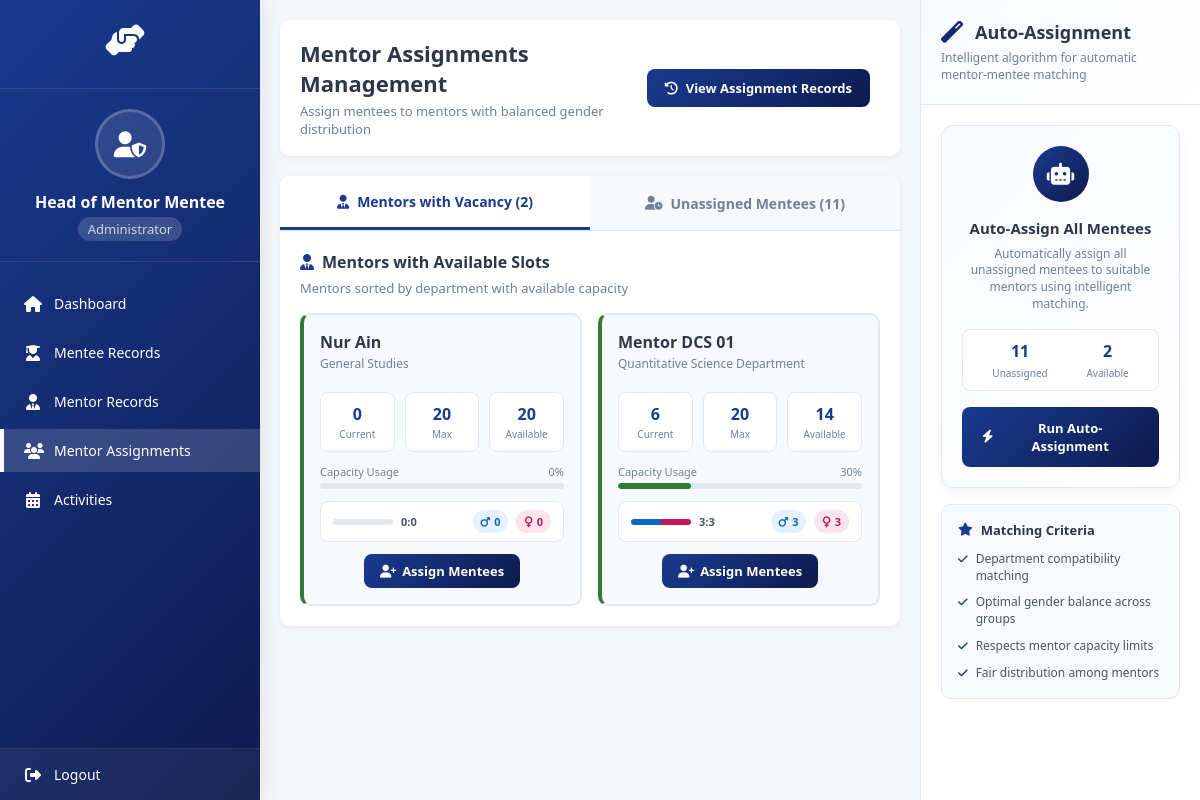
Screenshot of /mmms/head/assignments/ (signed in) with the database file from the repository.
### system/models.py (models this page shows, shortened)
class Mentor(models.Model):
    user = models.OneToOneField(settings.AUTH_USER_MODEL, on_delete=models.CASCADE)
    profile_picture = models.ImageField(upload_to='mentor_profile_pictures/', null=True, blank=True)
    MentorID = models.CharField(max_length=12, primary_key=True)
    MentorName = models.CharField(max_length=100)
    MentorEmail = models.EmailField()
    MentorPhone = models.CharField(max_length=15)
    MentorIC = models.CharField(max_length=15)
    MentorAddress = models.CharField(max_length=255)
    MentorPostcode = models.CharField(max_length=10)
    MentorCity = models.CharField(max_length=50)
    MentorState = models.CharField(max_length=50)
    MentorRace = models.CharField(max_length=50)
    MentorReligion = models.CharField(max_length=50)
    MentorDepartment = models.CharField(max_length=100)
    MaxMentees = models.IntegerField(default=20)
    CurrentMentees = models.IntegerField(default=0)
    MentorJoinDate = models.DateField()
    def get_male_mentees_count(self):
        return self.assignments.filter(
            assignment_status='active',
            mentee__MenteeGender='male'
        ).count()
    def get_female_mentees_count(self):
        return self.assignments.filter(
            assignment_status='active',
            mentee__MenteeGender='female'
        ).count()
    def get_mentee_gender_distribution(self):
        male_count = self.get_male_mentees_count()
        female_count = self.get_female_mentees_count()
        return {'male': male_count, 'female': female_count}

### system/views.py (the view, shortened to what this page needs)
# urls.py: path('head/assignments/', views.mentor_assignments, name='mentor_assignments'),
@login_required
def mentor_assignments(request):
    if request.user.role != 'head':
        messages.error(request, 'Access denied. Head role required.')
        return redirect('homepage')
    mentors = Mentor.objects.all().order_by('MentorDepartment')
    assigned_mentee_ids = MentorMenteeAssignment.objects.filter(
        assignment_status='active'
    ).values_list('mentee_id', flat=True)
    unassigned_mentees = Mentee.objects.exclude(MenteeID__in=assigned_mentee_ids)
    mentors_with_vacancy = []
    total_vacancy = 0
    for mentor in mentors:
        current_assignments = MentorMenteeAssignment.objects.filter(
            mentor=mentor,
            assignment_status='active'
        ).count()
        mentor.current_assignments_count = current_assignments
        mentor.available_slots = mentor.MaxMentees - current_assignments
        if current_assignments < mentor.MaxMentees:
            mentors_with_vacancy.append(mentor)
            total_vacancy += mentor.available_slots
    balanced_assignments = 0
    for mentor in mentors:
        gender_dist = mentor.get_mentee_gender_distribution()
        if gender_dist['male'] > 0 and gender_dist['female'] > 0:
            balanced_assignments += 1
    context = {
        'mentors': mentors,
        'unassigned_mentees': unassigned_mentees,
        'mentors_with_vacancy': mentors_with_vacancy,
        'total_vacancy': total_vacancy,
        'balanced_assignments': balanced_assignments,
    }
    return render(request, 'mentor_assignments.html', context)

### system/templates/mentor_assignments.html (shortened to what this page needs)
<!DOCTYPE html>
<html lang="en">
<head>
    <link rel="stylesheet" href="https://cdnjs.cloudflare.com/ajax/libs/font-awesome/6.4.0/css/all.min.css">
</head>
<body>
    <div class="sidebar">
        <div class="logo-section">
            <div class="logo">
                <i class="fas fa-hands-helping"></i>
            </div>
        </div>
        <div class="user-info">
            <div class="user-avatar">
                <i class="fas fa-user-shield"></i>
            </div>
            <div class="user-name">Head of Mentor Mentee</div>
            <div class="user-role">Administrator</div>
        </div>
        <ul class="nav-menu">
            <li class="nav-item">
                <a href="{% url 'head_homepage' %}" class="nav-link">
                    <i class="fas fa-home"></i>
                    <span class="nav-text">Dashboard</span>
                </a>
            </li>
            <li class="nav-item">
                <a href="{% url 'manage_mentees' %}" class="nav-link">
                    <i class="fas fa-user-graduate"></i>
                    <span class="nav-text">Mentee Records</span>
                </a>
            </li>
            <li class="nav-item">
                <a href="{% url 'manage_mentors' %}" class="nav-link">
                    <i class="fas fa-user-tie"></i>
                    <span class="nav-text">Mentor Records</span>
                </a>
            </li>
            <li class="nav-item">
                <a href="{% url 'mentor_assignments' %}" class="nav-link active">
                    <i class="fas fa-users"></i>
                    <span class="nav-text">Mentor Assignments</span>
                </a>
            </li>
            <li class="nav-item">
                <a href="{% url 'mentor_mentee_activities' %}" class="nav-link">
                    <i class="fas fa-calendar-alt"></i>
                    <span class="nav-text">Activities</span>
                </a>
            </li>
        </ul>
        <div class="sidebar-footer">
            <div class="nav-item logout-item">
                <a href="{% url 'logout' %}" class="logout-link">
                    <i class="fas fa-sign-out-alt"></i>
                    <span class="nav-text">Logout</span>
                </a>
            </div>
        </div>
    </div>
    <div class="right-sidebar">
        <div class="right-sidebar-header">
            <div class="right-sidebar-title">
                <i class="fas fa-magic"></i>
                Auto-Assignment
            </div>
            <div class="right-sidebar-subtitle">
                Intelligent algorithm for automatic mentor-mentee matching
            </div>
        </div>
        <div class="right-sidebar-content">
            <div class="auto-assign-card">
                <div class="auto-assign-icon">
                    <i class="fas fa-robot"></i>
                </div>
                <div class="auto-assign-title">Auto-Assign All Mentees</div>
                <div class="auto-assign-desc">
                    Automatically assign all unassigned mentees to suitable mentors using intelligent matching.
                </div>
                <div class="auto-assign-stats">
                    <div class="stat-item">
                        <div class="stat-value">{{ unassigned_mentees|length }}</div>
                        <div class="stat-label">Unassigned</div>
                    </div>
                    <div class="stat-item">
                        <div class="stat-value">{{ mentors_with_vacancy|length }}</div>
                        <div class="stat-label">Available</div>
                    </div>
                </div>
                <form method="POST" style="margin: 0; width: 100%;">
                    <button type="submit" name="auto_assign_smart" class="btn-action btn-primary" {% if not unassigned_mentees %}disabled{% endif %}>
                        <i class="fas fa-bolt"></i>
                        Run Auto-Assignment
                    </button>
                </form>
            </div>
            <div class="algorithm-features">
                <div class="features-title">
                    <i class="fas fa-star"></i>
                    Matching Criteria
                </div>
                <div class="features-list">
                    <div class="feature-item">
                        <i class="fas fa-check"></i>
                        <span>Department compatibility matching</span>
                    </div>
                    <div class="feature-item">
                        <i class="fas fa-check"></i>
                        <span>Optimal gender balance across groups</span>
                    </div>
                    <div class="feature-item">
                        <i class="fas fa-check"></i>
                        <span>Respects mentor capacity limits</span>
                    </div>
                    <div class="feature-item">
                        <i class="fas fa-check"></i>
                        <span>Fair distribution among mentors</span>
                    </div>
                </div>
            </div>
        </div>
    </div>
    <div class="main-content">
        <div class="content-header">
            <div class="header-content">
                <h1>Mentor Assignments Management</h1>
                <p>Assign mentees to mentors with balanced gender distribution</p>
            </div>
            <div class="header-right">
                <a href="{% url 'assignment_history' %}" class="history-btn">
                    <i class="fas fa-history"></i>
                    View Assignment Records
                </a>
            </div>
        </div>
        <div class="tabs-container">
            <div class="tabs-nav">
                <button class="tab-btn active" data-tab="mentors-tab">
                    <i class="fas fa-user-tie"></i>
                    Mentors with Vacancy ({{ mentors_with_vacancy|length }})
                </button>
                <button class="tab-btn" data-tab="mentees-tab">
                    <i class="fas fa-user-clock"></i>
                    Unassigned Mentees ({{ unassigned_mentees|length }})
                </button>
            </div>
            <div class="tab-content active" id="mentors-tab">
                <h2 class="section-title">
                    <i class="fas fa-user-tie"></i>
                    Mentors with Available Slots
                </h2>
                <p style="color: #718096; margin-bottom: 16px; font-size: 13px;">Mentors sorted by department with available capacity</p>
                {% if mentors_with_vacancy %}
                <div class="mentor-grid">
                    {% for mentor in mentors_with_vacancy %}
                    <div class="mentor-card {% if mentor.available_slots >= 10 %}high-vacancy{% elif mentor.available_slots >= 5 %}medium-vacancy{% else %}low-vacancy{% endif %}">
                        <div class="mentor-header">
                            <div class="mentor-info">
                                <div class="mentor-name">{{ mentor.MentorName }}</div>
                                <div class="mentor-department">{{ mentor.MentorDepartment }}</div>
                            </div>
                        </div>
                        <div class="mentor-stats-container">
                            <div class="mentor-stat">
                                <div class="mentor-stat-value">{{ mentor.current_assignments_count }}</div>
                                <div class="mentor-stat-label">Current</div>
                            </div>
                            <div class="mentor-stat">
                                <div class="mentor-stat-value">{{ mentor.MaxMentees }}</div>
                                <div class="mentor-stat-label">Max</div>
                            </div>
                            <div class="mentor-stat">
                                <div class="mentor-stat-value">{{ mentor.available_slots }}</div>
                                <div class="mentor-stat-label">Available</div>
                            </div>
                        </div>
                        <div class="capacity-indicator">
                            <div class="capacity-label">
                                <span>Capacity Usage</span>
                                <span>{% widthratio mentor.current_assignments_count mentor.MaxMentees 100 %}%</span>
                            </div>
                            <div class="capacity-bar">
                                <div class="capacity-fill {% if mentor.available_slots >= 10 %}high{% elif mentor.available_slots >= 5 %}medium{% else %}low{% endif %}"
                                    style="width: {% widthratio mentor.current_assignments_count mentor.MaxMentees 100 %}%">
                                </div>
                            </div>
                        </div>
                        <div class="gender-balance">
                            <div class="gender-ratio">
                                <div class="ratio-indicator">
                                    {% with male=mentor.get_male_mentees_count female=mentor.get_female_mentees_count total=mentor.current_assignments_count %}
                                    {% if total > 0 %}
                                    <div class="ratio-fill male" style="width: {% widthratio male total 100 %}%"></div>
                                    <div class="ratio-fill female" style="width: {% widthratio female total 100 %}%; left: {% widthratio male total 100 %}%"></div>
                                    {% endif %}
                                    {% endwith %}
                                </div>
                                <div class="ratio-text">
                                    {% with male=mentor.get_male_mentees_count female=mentor.get_female_mentees_count %}
                                    {{ male }}:{{ female }}
                                    {% endwith %}
                                </div>
                            </div>
                            <div class="gender-counts">
                                <span class="gender-count male-count">
                                    <i class="fas fa-mars"></i>
                                    {{ mentor.get_male_mentees_count }}
                                </span>
                                <span class="gender-count female-count">
                                    <i class="fas fa-venus"></i>
                                    {{ mentor.get_female_mentees_count }}
                                </span>
                            </div>
                        </div>
                        <div class="mentor-actions">
                            <a href="{% url 'assign_mentees_to_mentor' mentor.MentorID %}" class="btn btn-success">
                                <i class="fas fa-user-plus"></i>
                                Assign Mentees
                            </a>
                        </div>
                    </div>
                    {% endfor %}
                </div>
                {% else %}
                <div class="no-data">
                    <h3>All Mentors Are Full</h3>
                    <p>All mentors have reached their maximum capacity.</p>
                </div>
                {% endif %}
            </div>
        </div>
    </div>
</body>
</html>

### rows the page displays
Mentor: MentorName "Nur Ain", MentorDepartment "General Studies", current_assignments_count "0", MaxMentees "20", available_slots "20", MaxMentees "0", get_male_mentees_count "0", get_female_mentees_count "0"
Mentor: MentorName "Mentor DCS 01", MentorDepartment "Quantitative Science Department", current_assignments_count "6", MaxMentees "20", available_slots "14", MaxMentees "30", get_male_mentees_count "3", get_female_mentees_count "3"

### other values shown
{{ unassigned_mentees|length }} "11"
{{ mentors_with_vacancy|length }} "2"
